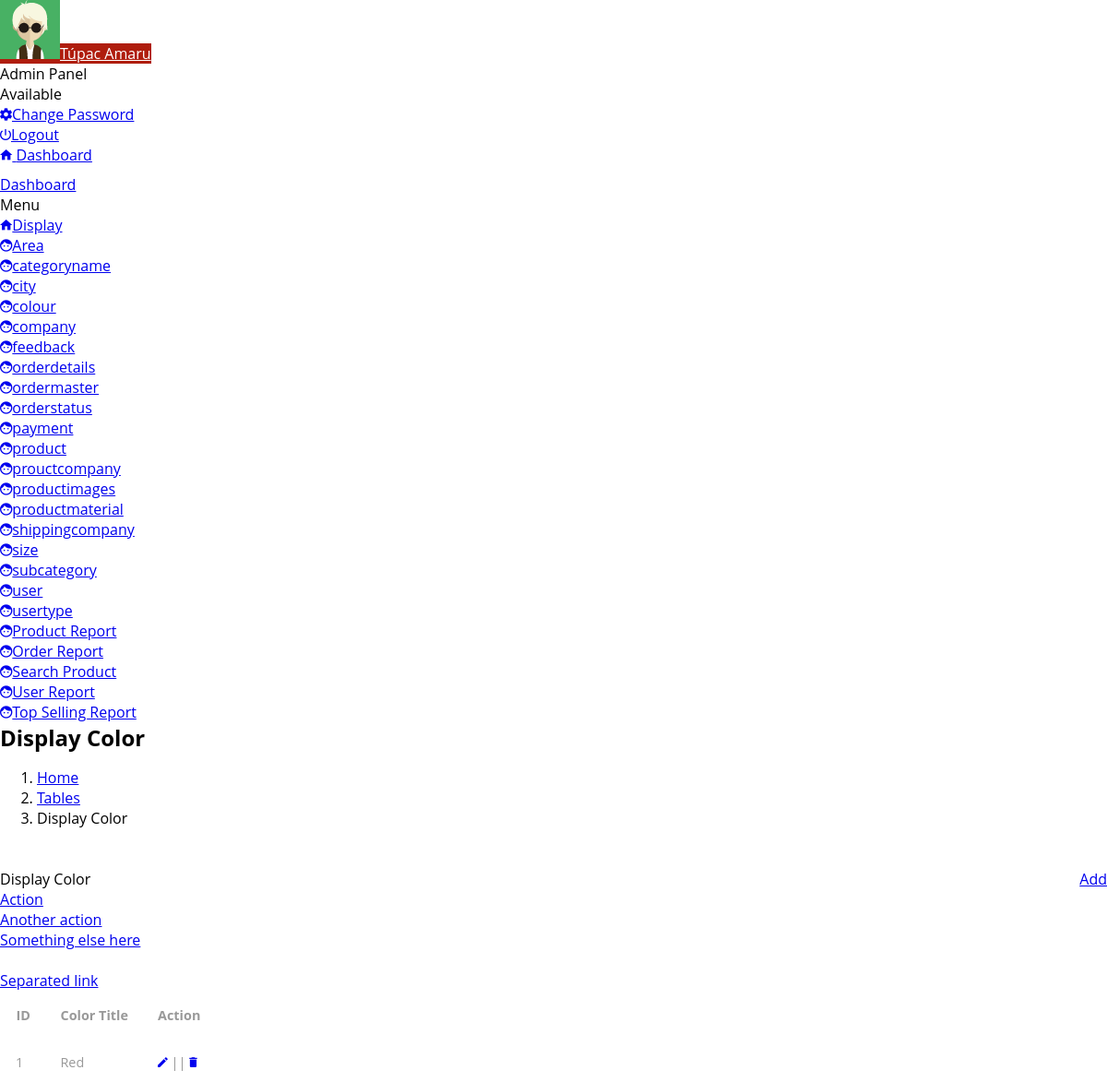
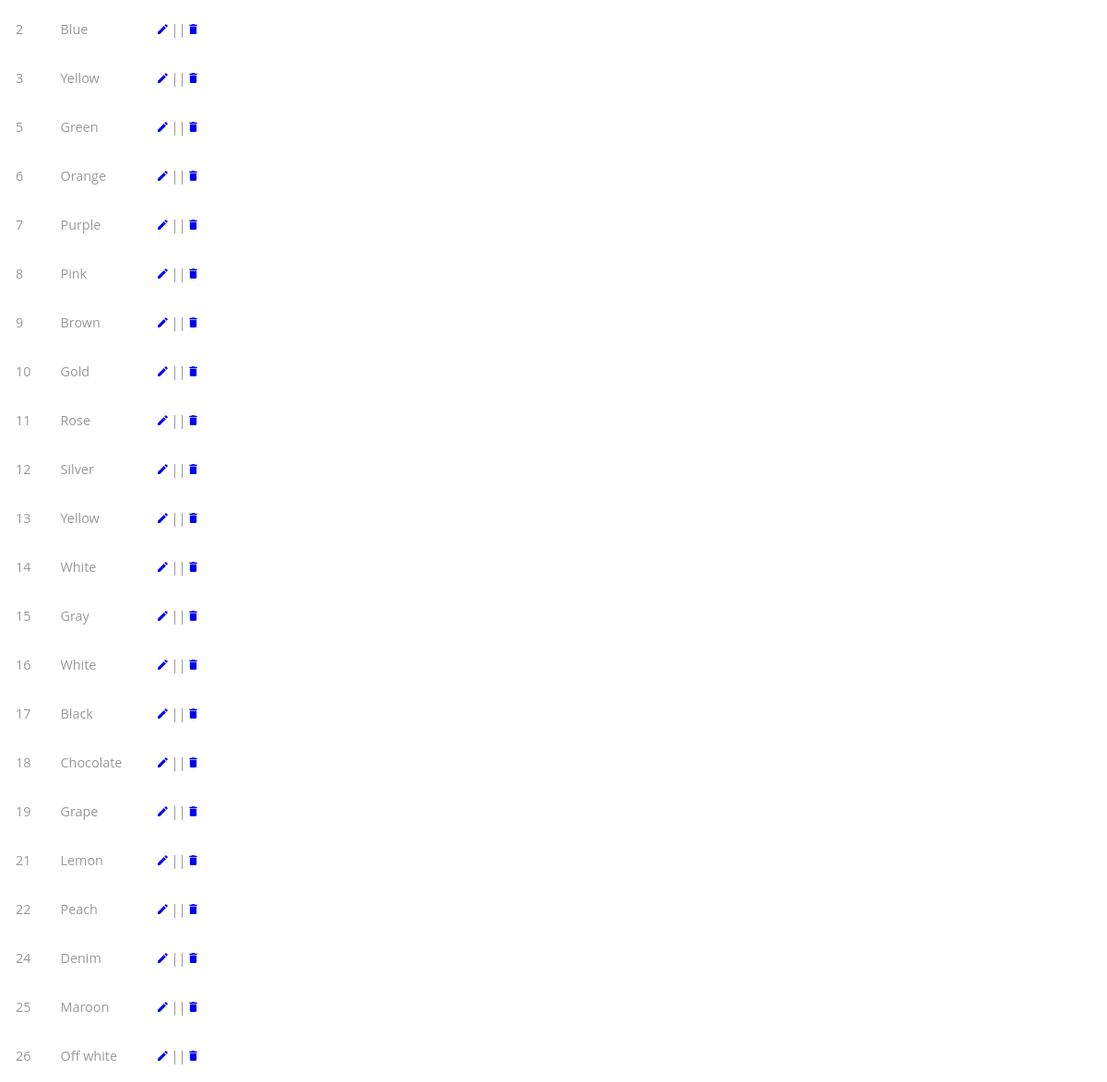
The page /admin/display-colour.php on the database its author committed (2 pictures, top to bottom).
### tables this page shows
CREATE TABLE IF NOT EXISTS `tbl_color` (
  `Color_id` int(11) NOT NULL,
  `Color_name` varchar(20) NOT NULL,
  `is_active` int(11) NOT NULL DEFAULT '1',
  `is_delete` int(11) NOT NULL DEFAULT '0',
  `insert_datetime` timestamp NOT NULL DEFAULT CURRENT_TIMESTAMP
);

### admin/display-colour.php (the view, shortened to what this page needs)
<!DOCTYPE html>
<html lang="en">
<head>
    <link rel="stylesheet" type="text/css" href="assets/lib/perfect-scrollbar/css/perfect-scrollbar.min.css"/>
    <link rel="stylesheet" type="text/css" href="assets/lib/material-design-icons/css/material-design-iconic-font.min.css"/>
    <link rel="stylesheet" type="text/css" href="assets/lib/datetimepicker/css/bootstrap-datetimepicker.min.css"/>
    <link rel="stylesheet" type="text/css" href="assets/lib/daterangepicker/css/daterangepicker.css"/>
    <link rel="stylesheet" type="text/css" href="assets/lib/select2/css/select2.min.css"/>
    <link rel="stylesheet" type="text/css" href="assets/lib/bootstrap-slider/css/bootstrap-slider.css"/>
    <link rel="stylesheet" href="assets/css/style.css" type="text/css"/>
  </head>
  <body>
    <div class="be-wrapper">
      <?php
      include './theme-part/header.php';
      ?>
      <?php
      include './theme-part/side_bar.php';
      ?>
         <div class="be-content">
        <div class="page-head">
          <h2 class="page-head-title">Display Color</h2>
          <ol class="breadcrumb page-head-nav">
            <li><a href="#">Home</a></li>
            <li><a href="#">Tables</a></li>
            <li class="active">Display Color</li>
          </ol>
          <a href="insert-colour.php" class="btn btn-primary" style="float: right">Add</a>
        </div>
        <div class="main-content container-fluid">
          <div class="row">
            <div class="col-sm-12">
              <div class="panel panel-default panel-table">
                <div class="panel-heading"> Display Color
                  <div class="tools dropdown"><a href="#" type="button" data-toggle="dropdown" class="dropdown-toggle"></a>
                    <ul role="menu" class="dropdown-menu pull-right">
                      <li><a href="#">Action</a></li>
                      <li><a href="#">Another action</a></li>
                      <li><a href="#">Something else here</a></li>
                      <li class="divider"></li>
                      <li><a href="#">Separated link</a></li>
                    </ul>
                  </div>
                </div>
                <div class="panel-body">
                  <table  class="table table-striped table-hover table-fw-widget">
                    <thead>
                      <tr>
                        <th>ID</th>
                        <th>Color Title</th>
                       <th class="tg-5xsc">Action</th>
                      </tr>
                    </thead>
 <?php
$qry = "select * from tbl_color";
$result = mysqli_query($conn,$qry);
 while ($row = mysqli_fetch_array($result)){
    echo "<tr>";
    echo "<td>{$row['Color_id']}</td>";
    echo "<td>{$row['Color_name']}</td>";
    echo "<td><a href='edit-colour.php?eid={$row['Color_id']}'><i class='mdi mdi-edit' aria-hidden='true'></i></a> || <a href='?id=$row[0]'><i class='mdi mdi-delete' aria-hidden='true'></i></a> </td>";
    echo "<tr>";
}
?>
                  </table>
                </div>
              </div>
            </div>
          </div>
        </div>
      </div>
    </div>
  </body>
</html>

### css/style.css (style rules this page uses)
body a { transition:0.5s all; -webkit-transition:0.5s all; -moz-transition:0.5s all; -o-transition:0.5s all; -ms-transition:0.5s all; }
h1,h2,h3,h4,h5,h6 { padding:0 0; margin:0 0; font-family: 'Open Sans', sans-serif; }
ul { padding:0 0; margin:0 0; }
body { padding:0 0; margin:0 0; font-family: 'Open Sans', sans-serif; }
.table > thead > tr > th, .table > tbody > tr > th, .table > tfoot > tr > th, .table > thead > tr > td, .table > tbody > tr > td, .table > tfoot > tr > td { border-top: none !important; }
.table td, .table>tbody>tr>td, .table>tbody>tr>th, .table>tfoot>tr>td, .table>tfoot>tr>th, .table>thead>tr>td, .table>thead>tr>th { padding: 15px!important; }
.table > thead > tr > th, .table > tbody > tr > th, .table > tfoot > tr > th, .table > thead > tr > td, .table > tbody > tr > td, .table > tfoot > tr > td { font-size: 0.9em; color: #999; border-top: none !important; }
ol { margin-bottom: 44px; }

### rows shown on the page
tbl_color: Color_id "1", Color_name "Red"
tbl_color: Color_id "2", Color_name "Blue"
tbl_color: Color_id "3", Color_name "Yellow"
tbl_color: Color_id "5", Color_name "Green"
tbl_color: Color_id "6", Color_name "Orange"
tbl_color: Color_id "7", Color_name "Purple"
tbl_color: Color_id "8", Color_name "Pink"
tbl_color: Color_id "9", Color_name "Brown"
tbl_color: Color_id "10", Color_name "Gold"
tbl_color: Color_id "11", Color_name "Rose"
tbl_color: Color_id "12", Color_name "Silver"
tbl_color: Color_id "13", Color_name "Yellow"
tbl_color: Color_id "14", Color_name "White"
tbl_color: Color_id "15", Color_name "Gray"
tbl_color: Color_id "16", Color_name "White"
tbl_color: Color_id "17", Color_name "Black"
tbl_color: Color_id "18", Color_name "Chocolate"
tbl_color: Color_id "19", Color_name "Grape"
tbl_color: Color_id "21", Color_name "Lemon"
tbl_color: Color_id "22", Color_name "Peach"
tbl_color: Color_id "24", Color_name "Denim"
tbl_color: Color_id "25", Color_name "Maroon"
tbl_color: Color_id "26", Color_name "Off white"
